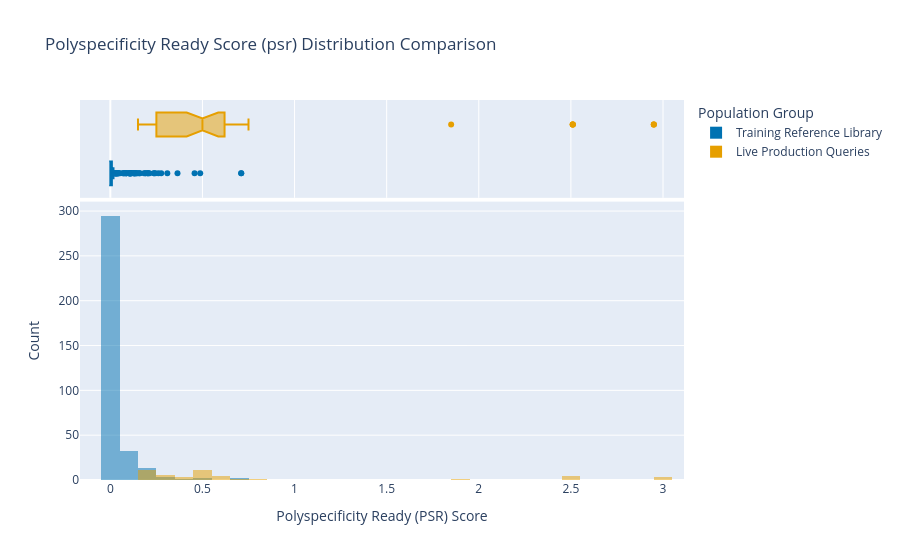

Notebook cell for this chart:
### Markdown cell above
Let's also visualize the **PSR Score** distribution comparison.

### Code cell
# 2. Plot Polyspecificity Ready Score (psr) Comparison
fig_psr = px.histogram(
    combined_df,
    x="psr",
    color="Population",
    barmode="overlay",
    nbins=30,
    marginal="box",
    title="Polyspecificity Ready Score (psr) Distribution Comparison",
    labels={"psr": "Polyspecificity Ready Score (PSR)"},
    color_discrete_map=color_map
)
fig_psr.update_layout(
    xaxis_title="Polyspecificity Ready (PSR) Score",
    yaxis_title="Count",
    legend_title="Population Group"
)
fig_psr.show()

### Figure 1 — Plotly figure (JSON) as saved in the notebook; plotly's stock layout.template omitted (floating-point values rounded to 4 significant figures; data arrays with more than 128 entries replaced by an {"elided": "..."} marker saying what was removed)
{"data": [{"alignmentgroup": "True", "bingroup": "x", "hovertemplate": "Population=Training Reference Library<br>Polyspecificity Ready Score (PSR)=%{x}<br>count=%{y}<extra></extra>", "legendgroup": "Training Reference Library", "marker": {"color": "#0072B2", "opacity": 0.5, "pattern": {"shape": ""}}, "name": "Training Reference Library", "nbinsx": 30, "offsetgroup": "Training Reference Library", "orientation": "v", "showlegend": true, "type": "histogram", "x": {"elided": "348 float values"}, "xaxis": "x", "yaxis": "y"}, {"alignmentgroup": "True", "hovertemplate": "Population=Training Reference Library<br>Polyspecificity Ready Score (PSR)=%{x}<extra></extra>", "legendgroup": "Training Reference Library", "marker": {"color": "#0072B2"}, "name": "Training Reference Library", "notched": true, "offsetgroup": "Training Reference Library", "showlegend": false, "type": "box", "x": {"elided": "348 float values"}, "xaxis": "x2", "yaxis": "y2"}, {"alignmentgroup": "True", "bingroup": "x", "hovertemplate": "Population=Live Production Queries<br>Polyspecificity Ready Score (PSR)=%{x}<br>count=%{y}<extra></extra>", "legendgroup": "Live Production Queries", "marker": {"color": "#E69F00", "opacity": 0.5, "pattern": {"shape": ""}}, "name": "Live Production Queries", "nbinsx": 30, "offsetgroup": "Live Production Queries", "orientation": "v", "showlegend": true, "type": "histogram", "x": [0.15, 0.5, 0.15, 0.5, 0.15, 0.5, 0.15, 0.5, 0.25, 0.25, 0.15, 0.5, 0.25, 0.15, 0.5, 0.15, 0.5, 0.62, 0.62, 0.62, 0.62, 0.62, 2.95, 2.95, 1.85, 0.25, 2.51, 2.51, 2.51, 0.42, 0.42, 0.42, 0.75, 2.95, 0.71, 0.15, 0.5, 0.15, 0.5, 0.15, 0.5, 0.25, 0.25, 0.15, 0.5, 2.51], "xaxis": "x", "yaxis": "y"}, {"alignmentgroup": "True", "hovertemplate": "Population=Live Production Queries<br>Polyspecificity Ready Score (PSR)=%{x}<extra></extra>", "legendgroup": "Live Production Queries", "marker": {"color": "#E69F00"}, "name": "Live Production Queries", "notched": true, "offsetgroup": "Live Production Queries", "showlegend": false, "type": "box", "x": [0.15, 0.5, 0.15, 0.5, 0.15, 0.5, 0.15, 0.5, 0.25, 0.25, 0.15, 0.5, 0.25, 0.15, 0.5, 0.15, 0.5, 0.62, 0.62, 0.62, 0.62, 0.62, 2.95, 2.95, 1.85, 0.25, 2.51, 2.51, 2.51, 0.42, 0.42, 0.42, 0.75, 2.95, 0.71, 0.15, 0.5, 0.15, 0.5, 0.15, 0.5, 0.25, 0.25, 0.15, 0.5, 2.51], "xaxis": "x2", "yaxis": "y2"}], "layout": {"barmode": "overlay", "legend": {"title": {"text": "Population Group"}, "tracegroupgap": 0}, "title": {"text": "Polyspecificity Ready Score (psr) Distribution Comparison"}, "xaxis": {"anchor": "y", "domain": [0, 1], "title": {"text": "Polyspecificity Ready (PSR) Score"}}, "xaxis2": {"anchor": "y2", "domain": [0, 1], "matches": "x", "showgrid": true, "showticklabels": false}, "yaxis": {"anchor": "x", "domain": [0, 0.7326], "title": {"text": "Count"}}, "yaxis2": {"anchor": "x2", "domain": [0.7426, 1], "matches": "y2", "showgrid": false, "showline": false, "showticklabels": false, "ticks": ""}}}
